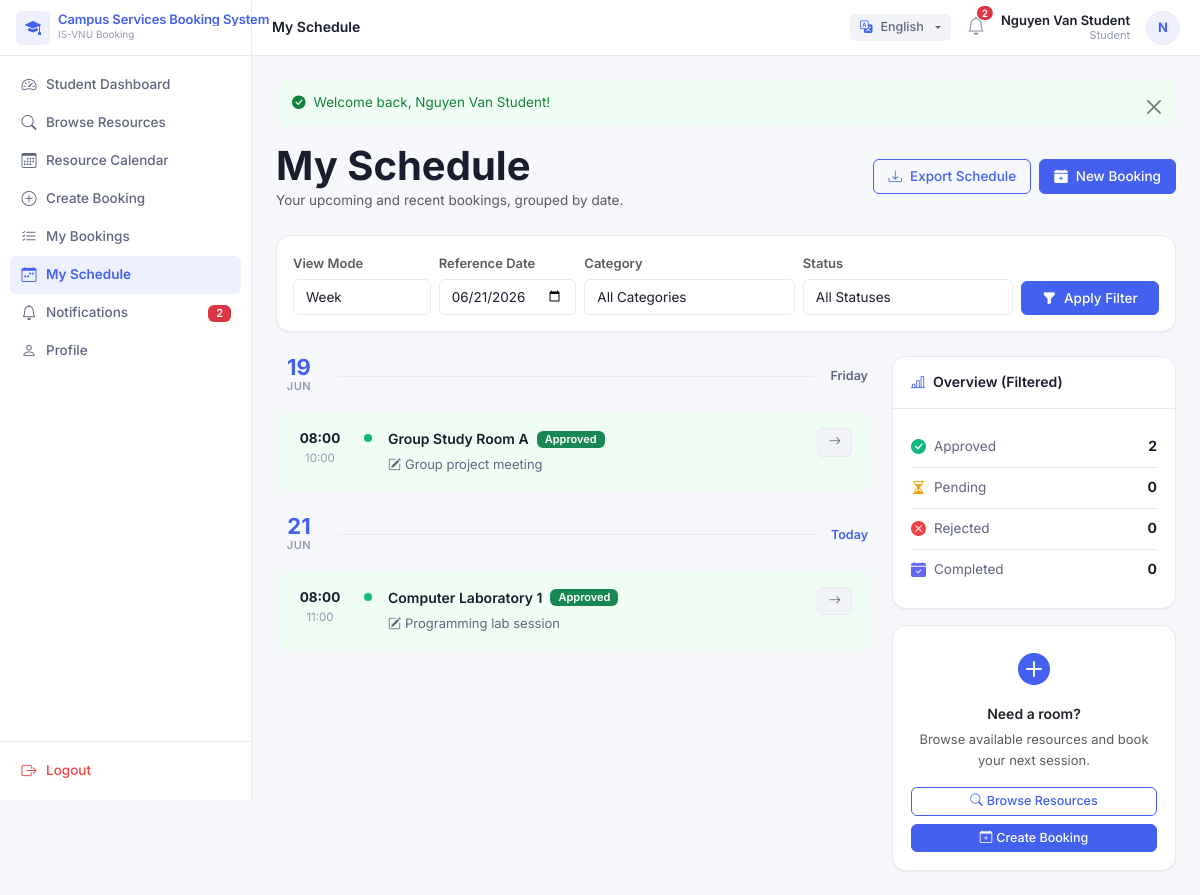
Screenshot of /index.php?page=bookings&action=mySchedule (signed in) with the database file from the repository.
### tables this page shows
CREATE TABLE bookings (
  id INT UNSIGNED AUTO_INCREMENT PRIMARY KEY,
  booking_reference VARCHAR(30) NOT NULL UNIQUE,
  user_id INT UNSIGNED NOT NULL,
  resource_id INT UNSIGNED NOT NULL,
  start_datetime DATETIME NOT NULL,
  end_datetime DATETIME NOT NULL,
  purpose VARCHAR(255) NOT NULL,
  additional_notes TEXT,
  status ENUM('pending','approved','rejected','cancelled','completed','expired') NOT NULL DEFAULT 'pending',
  requires_approval TINYINT(1) NOT NULL DEFAULT 0,
  created_at TIMESTAMP DEFAULT CURRENT_TIMESTAMP,
  updated_at TIMESTAMP DEFAULT CURRENT_TIMESTAMP ON UPDATE CURRENT_TIMESTAMP,
  FOREIGN KEY (user_id) REFERENCES users(id) ON DELETE RESTRICT,
  FOREIGN KEY (resource_id) REFERENCES resources(id) ON DELETE RESTRICT,
  INDEX idx_bookings_user (user_id),
  INDEX idx_bookings_resource (resource_id),
  INDEX idx_bookings_status (status),
  INDEX idx_bookings_start (start_datetime),
  INDEX idx_bookings_end (end_datetime)
);

CREATE TABLE resources (
  id INT UNSIGNED AUTO_INCREMENT PRIMARY KEY,
  category_id INT UNSIGNED NOT NULL,
  resource_code VARCHAR(50) NOT NULL UNIQUE,
  resource_name VARCHAR(150) NOT NULL,
  location VARCHAR(150) NOT NULL,
  capacity INT UNSIGNED DEFAULT 1,
  description TEXT,
  image VARCHAR(255) DEFAULT NULL,
  status ENUM('available','unavailable','maintenance','restricted') NOT NULL DEFAULT 'available',
  created_at TIMESTAMP DEFAULT CURRENT_TIMESTAMP,
  updated_at TIMESTAMP DEFAULT CURRENT_TIMESTAMP ON UPDATE CURRENT_TIMESTAMP,
  FOREIGN KEY (category_id) REFERENCES resource_categories(id) ON DELETE RESTRICT,
  INDEX idx_resources_category (category_id),
  INDEX idx_resources_status (status)
);

### app/views/bookings/my_schedule.php (the view, shortened to what the rows shown need)
<?php
$view = $filters['view'] ?? 'week';
$refDate = strtotime($filters['date'] ?? date('Y-m-d'));
$filtered = $schedule;
if ($view === 'day') {
  $day = date('Y-m-d', $refDate);
  $filtered = array_filter($schedule, fn ($b) => date('Y-m-d', strtotime($b['start_datetime'])) === $day);
} elseif ($view === 'week') {
  $weekStart = strtotime('monday this week', $refDate);
  $weekEnd = strtotime('sunday this week', $refDate);
  $filtered = array_filter($schedule, function ($b) use ($weekStart, $weekEnd) {
    $t = strtotime($b['start_datetime']);
    return $t >= $weekStart && $t <= $weekEnd + 86399;
  });
} elseif ($view === 'month') {
  $month = date('Y-m', $refDate);
  $filtered = array_filter($schedule, fn ($b) => date('Y-m', strtotime($b['start_datetime'])) === $month);
}
$grouped = [];
foreach ($filtered as $b) {
    $day = date('Y-m-d', strtotime($b['start_datetime']));
    $grouped[$day][] = $b;
}
ksort($grouped);
$statusColor = [
    'approved'  => ['border' => '#10b981', 'bg' => '#f0fdf4', 'dot' => '#10b981'],
    'pending'   => ['border' => '#f59e0b', 'bg' => '#fffbeb', 'dot' => '#f59e0b'],
    'rejected'  => ['border' => '#ef4444', 'bg' => '#fef2f2', 'dot' => '#ef4444'],
    'cancelled' => ['border' => '#9499b2', 'bg' => '#f7f8fc', 'dot' => '#9499b2'],
    'completed' => ['border' => '#6366f1', 'bg' => '#eef2ff', 'dot' => '#6366f1'],
];
?>
<div class="d-flex align-items-center justify-content-between mb-4 flex-wrap gap-2">
  <div>
    <h1 class="fw-bold mb-0">My Schedule</h1>
  </div>
</div>
<?php if (empty($grouped)): ?>
<div class="card shadow-sm border-0" style="border-radius:16px">
  <div class="card-body text-center py-5">
    <i class="bi bi-calendar-x d-block mb-3" style="font-size:3rem;color:var(--text-muted)"></i>
    <p class="fw-semibold mb-1" style="color:var(--text-sub)">No bookings in this <?= e($view) ?> view</p>
    <p class="text-muted mb-3" style="font-size:13.5px">Try adjusting your filters or browse available resources.</p>
    <a href="<?= route_url('resources', 'browse') ?>" class="btn btn-primary px-4">Browse Resources</a>
  </div>
</div>
<?php else: ?>
<div class="row g-4">
  <div class="col-lg-8">
    <?php foreach ($grouped as $day => $items): ?>
    <div class="mb-4">
      <div class="d-flex align-items-center gap-3 mb-3">
        <div class="text-center flex-shrink-0" style="width:46px">
          <div class="fw-bold" style="font-size:22px;line-height:1;color:var(--primary)">
            <?= date('d', strtotime($day)) ?>
          </div>
          <div style="font-size:11px;font-weight:600;text-transform:uppercase;color:var(--text-muted);letter-spacing:.05em">
            <?= date('M', strtotime($day)) ?>
          </div>
        </div>
        <div style="flex:1;height:1px;background:var(--border)"></div>
        <div style="font-size:12.5px;font-weight:600;color:var(--text-sub);white-space:nowrap">
          <?php
          $ts   = strtotime($day);
          $today = date('Y-m-d');
          $tmr   = date('Y-m-d', strtotime('+1 day'));
          if ($day === $today)     echo '<span style="color:var(--primary)">Today</span>';
          elseif ($day === $tmr)  echo 'Tomorrow';
          else                     echo date('l', $ts);
          ?>
        </div>
      </div>
      <?php foreach ($items as $b):
        $sc = $statusColor[$b['status']] ?? $statusColor['pending'];
      ?>
      <div class="mb-2 rounded-3 p-3 d-flex align-items-start gap-3"
           style="background:<?= $sc['bg'] ?>">
        <div class="flex-shrink-0 text-center" style="min-width:56px">
          <div class="fw-bold" style="font-size:13.5px;color:var(--text-main)">
            <?= date('H:i', strtotime($b['start_datetime'])) ?>
          </div>
          <div style="font-size:11.5px;color:var(--text-muted)">
            <?= date('H:i', strtotime($b['end_datetime'])) ?>
          </div>
        </div>
        <div class="flex-shrink-0" style="width:8px;height:8px;border-radius:50%;background:<?= $sc['dot'] ?>;margin-top:6px"></div>
        <div class="flex-grow-1 min-w-0">
          <div class="d-flex align-items-center gap-2 flex-wrap mb-1">
            <span class="fw-semibold" style="font-size:14px"><?= e($b['resource_name']) ?></span>
            <?= status_badge($b['status']) ?>
          </div>
          <div style="font-size:13px;color:var(--text-sub)">
            <i class="bi bi-pencil-square me-1"></i><?= e($b['purpose']) ?>
          </div>
        </div>
        <a href="<?= route_url('bookings', 'show', ['id' => $b['id']]) ?>"
           class="btn btn-sm btn-light flex-shrink-0" title="View details">
          <i class="bi bi-arrow-right"></i>
        </a>
      </div>
      <?php endforeach; ?>
    </div>
    <?php endforeach; ?>
  </div>
</div>
<?php endif; ?>

### app/helpers/functions.php (shortened to what the rows shown need)
<?php
function url(string $path = ''): string
{
    $path = ltrim($path, '/');
    return APP_URL . ($path ? '/' . $path : '');
}
function e(?string $value): string
{
    return htmlspecialchars($value ?? '', ENT_QUOTES, 'UTF-8');
}
function status_badge(string $status, string $type = 'booking'): string
{
    $classes = [
        'booking' => [
            'pending' => 'bg-warning text-dark',
            'approved' => 'bg-success',
            'rejected' => 'bg-danger',
            'cancelled' => 'bg-secondary',
            'completed' => 'bg-primary',
            'expired' => 'bg-dark',
        ],
        'resource' => [
            'available' => 'bg-success',
            'unavailable' => 'bg-secondary',
            'maintenance' => 'bg-warning text-dark',
            'restricted' => 'bg-danger',
        ],
    ];
    $map = $classes[$type] ?? $classes['booking'];
    $class = $map[$status] ?? 'bg-secondary';
    $label = ucwords(str_replace('_', ' ', $status));
    return '<span class="badge ' . $class . '">' . e($label) . '</span>';
}
function route_url(string $page, string $action = 'index', array $params = []): string
{
    $query = ['page' => $page];
    if ($action !== 'index') {
        $query['action'] = $action;
    }
    foreach ($params as $k => $v) {
        if ($v !== '' && $v !== null) {
            $query[$k] = $v;
        }
    }
    return url('index.php?' . http_build_query($query));
}

### rows the page displays
bookings: start_datetime "19", start_datetime "JUN", start_datetime "Friday", start_datetime "08:00", end_datetime "10:00", resource.resource_name "Group Study Room A", status "Approved", purpose "Group project meeting"
bookings: start_datetime "08:00", end_datetime "11:00", resource.resource_name "Computer Laboratory 1", status "Approved", purpose "Programming lab session"

### other values shown
setting('system_name', 'Campus Services') "Campus Services Booking System"
__($item['label']) "Student Dashboard"
__($item['label']) "Browse Resources"
__($item['label']) "Resource Calendar"
__($item['label']) "Create Booking"
__($item['label']) "My Bookings"
__($item['label']) "My Schedule"
__($item['label']) "Notifications"
$unreadNotifications "2"
__($item['label']) "Profile"
__('Logout') "Logout"
__($title ?? '') "My Schedule"
$user['full_name'] "Nguyen Van Student"
__($role) "Student"
substr($user['full_name'] ?? 'U', 0, 1) "N"
